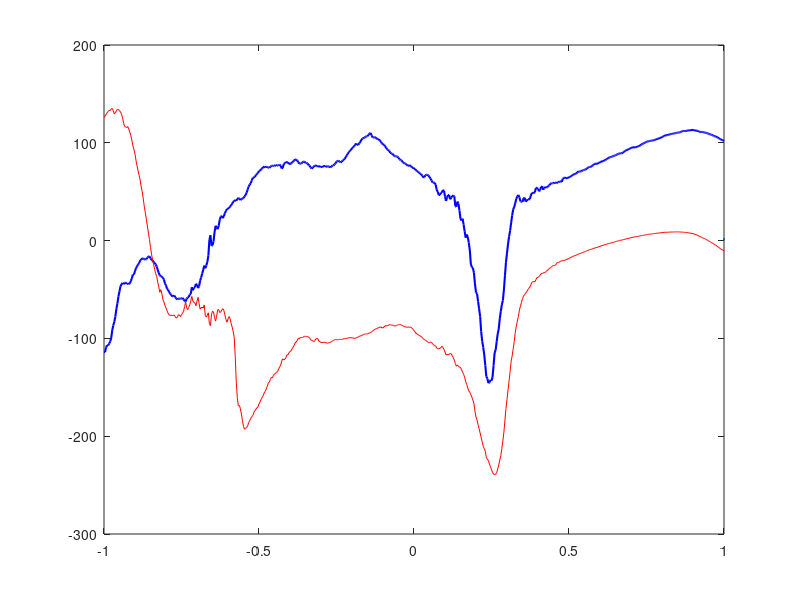

This figure's MATLAB source: (Note: this script raises an error after producing the figure.)
% 读取数据文件
data = load('sigma_shc_eta1.00meV.txt');

x = data(:, 1);
y = data(:, 2);
zx_y = data(:, 17);
xz_y = data(:, 13);

figure;     
plot(x, zx_y, 'b', 'LineWidth', 1.5);
hold on;
plot(x, xz_y, 'r', LineWidth=1.5);
hold off;

% 在 y=0 处添加一条虚线
yline(0, '--k', 'LineWidth', 1.2);  % '--k' 表示黑色虚线，线宽为 1.2

set(gca, 'FontName', 'Times New Roman', 'FontSize', 18);
xlabel('Energy (eV)');
ylabel('SHC (\hbar/e)(\omega·cm)^-1', Interpreter='latex');
title('SHC CaPd_5');
legend('\sigma_{zx^y}', '\sigma_{xz^y}',fontsize=18);
